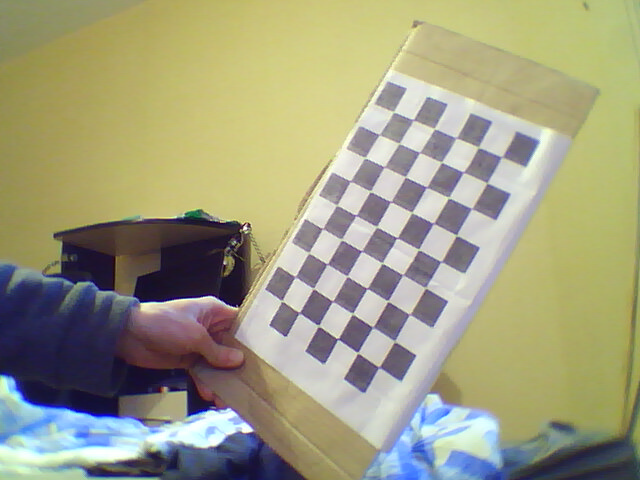
//> input picture img/1.jpg, 640 x 480 px, given in place of the camera
$ ./DenseOpticalFlow   (built with g++ and OpenCV 4)
//> lines starting //> are read from the running program, lines starting //| are printed output that depends on the picture
#include <iostream>
#include <opencv2/core.hpp>
#include <opencv2/highgui.hpp>
#include <opencv2/imgproc.hpp>
#include <opencv2/videoio.hpp>
#include <opencv2/video.hpp>
using namespace cv;
using namespace std;
int main()
{
    VideoCapture capture(0);
    if (!capture.isOpened()){
        //error in opening the video input
        cerr << "Unable to open file!" << endl;
        return 0;
    }
    Mat frame1, prvs;
    capture >> frame1;
//> frame1 is the input picture: 480 rows x 640 cols, CV_8UC3; mean B, G, R 128.4, 157.3, 159.1
    cvtColor(frame1, prvs, COLOR_BGR2GRAY);
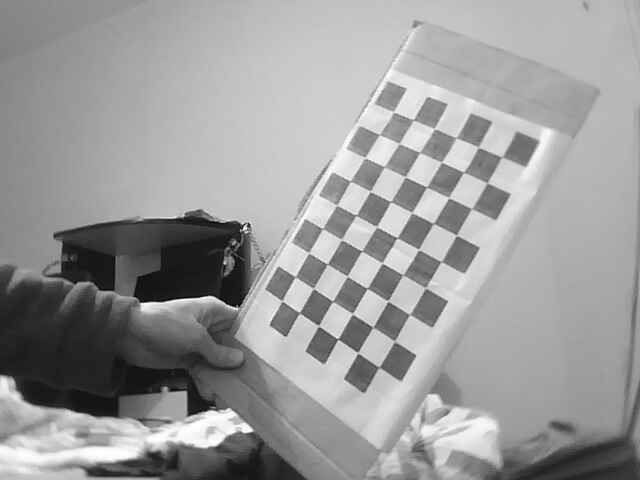
//> prvs: 480 rows x 640 cols, CV_8UC1; min 3, max 255, mean 154.6
    while(true){
        Mat frame2, next;
        capture >> frame2;
        if (frame2.empty())
            break;
        cvtColor(frame2, next, COLOR_BGR2GRAY);
        Mat flow(prvs.size(), CV_32FC2);
        calcOpticalFlowFarneback(prvs, next, flow, 0.5, 3, 15, 3, 5, 1.2, 0);
        // visualization
        Mat flow_parts[2];
        split(flow, flow_parts);
        Mat magnitude, angle, magn_norm;
        cartToPolar(flow_parts[0], flow_parts[1], magnitude, angle, true);
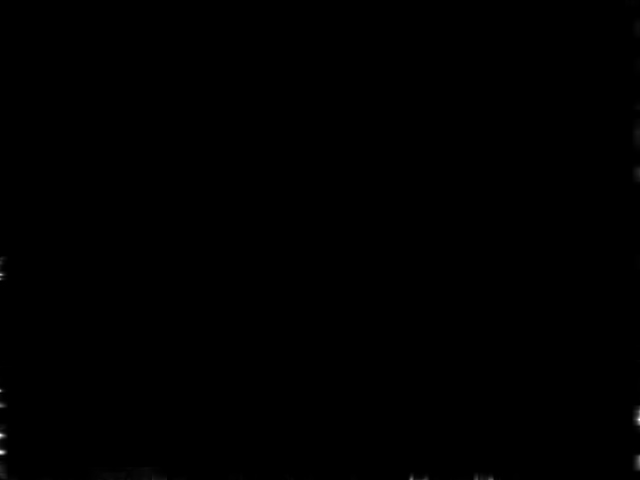
//> magnitude: 480 rows x 640 cols, CV_32FC1; min 0, max 0.265, mean 0.000184; drawn with min black and max white
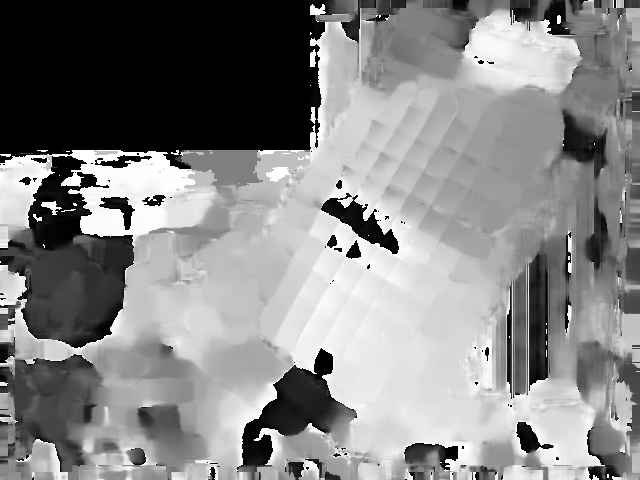
//> angle: 480 rows x 640 cols, CV_32FC1; min 0, max 360, mean 189.7; drawn with min black and max white
        normalize(magnitude, magn_norm, 0.0f, 1.0f, NORM_MINMAX);
        angle *= ((1.f / 360.f) * (180.f / 255.f));
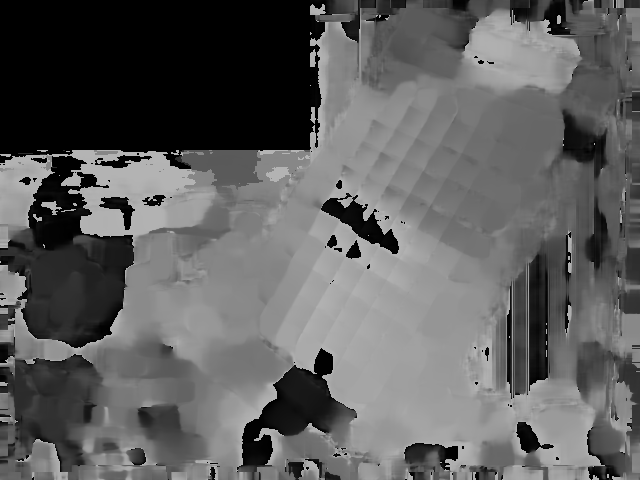
//> angle: 480 rows x 640 cols, CV_32FC1; min 0, max 0.706, mean 0.372
        //build hsv image
        Mat _hsv[3], hsv, hsv8, bgr;
        _hsv[0] = angle;
        _hsv[1] = Mat::ones(angle.size(), CV_32F);
//> _hsv[1]: 480 rows x 640 cols, CV_32FC1; every value is 1
        _hsv[2] = magn_norm;
        merge(_hsv, 3, hsv);
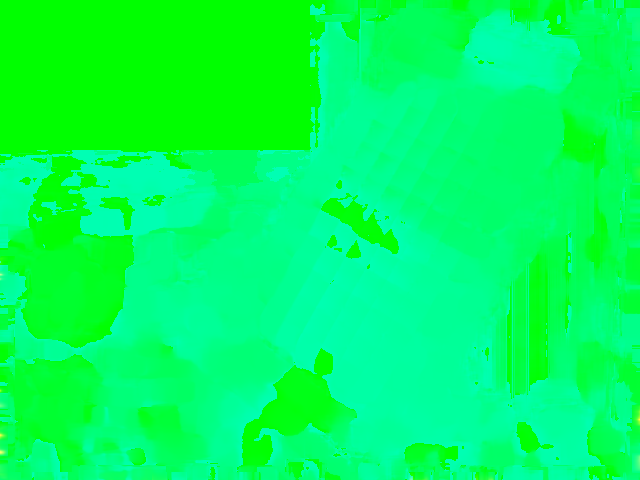
//> hsv: 480 rows x 640 cols, CV_32FC3; mean B, G, R 0.372, 1, 0.000696
        hsv.convertTo(hsv8, CV_8U, 255.0);
        cvtColor(hsv8, bgr, COLOR_HSV2BGR);
        imshow("frame2", bgr);
        int keyboard = waitKey(30);
//> the 'q' key is pressed
        if (keyboard == 'q' || keyboard == 27)
            break;
        prvs = next;
    }
}

$ run again, on img/10.jpg
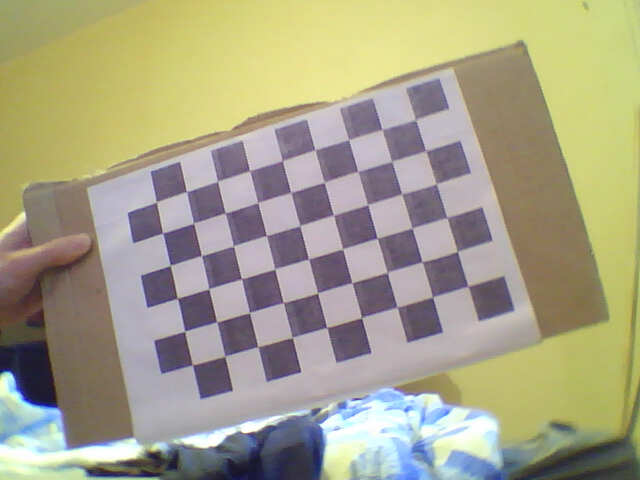
//> input picture img/10.jpg, 640 x 480 px, given in place of the camera
//> frame1 is the input picture: 480 rows x 640 cols, CV_8UC3; mean B, G, R 135.9, 161.5, 166
//> `angle *= ((1.f / 360.f) * (180.f / 255.f));`:
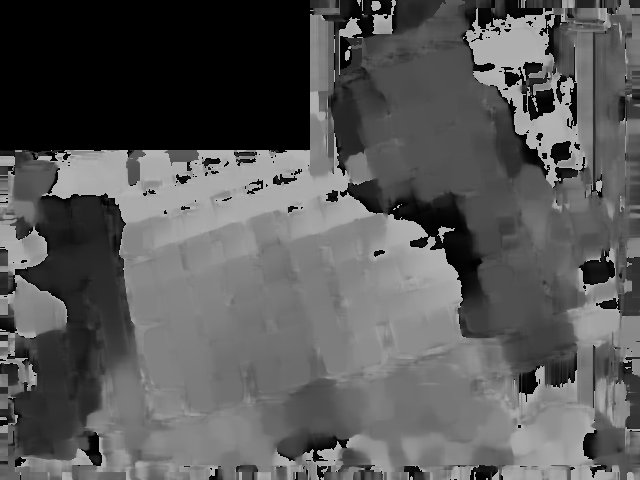
//> angle: 480 rows x 640 cols, CV_32FC1; min 0, max 0.706, mean 0.347
//> `merge(_hsv, 3, hsv);`:
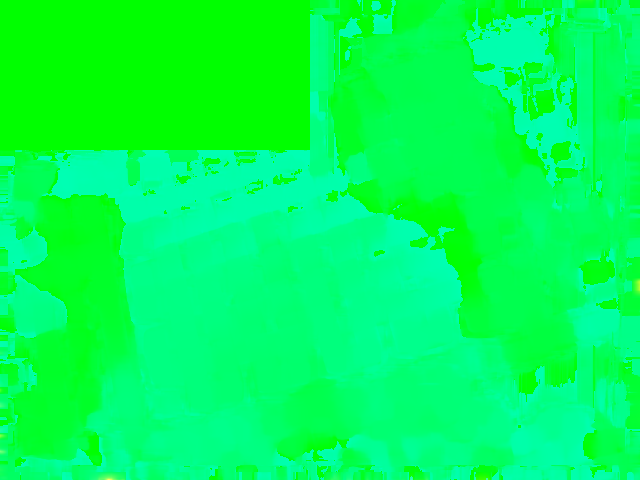
//> hsv: 480 rows x 640 cols, CV_32FC3; mean B, G, R 0.347, 1, 0.00058

$ run again, on img/11.jpg
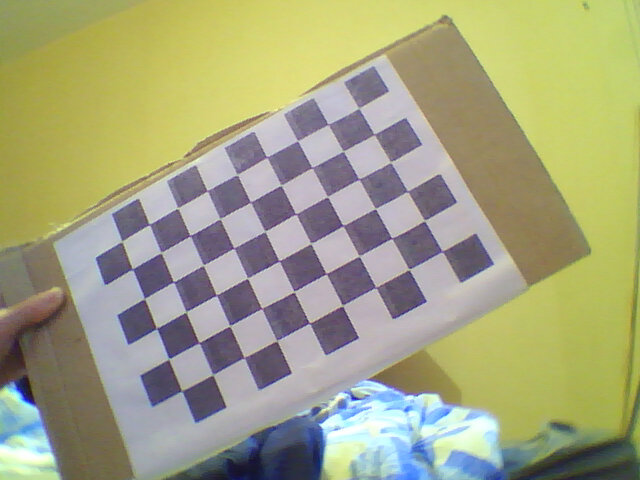
//> input picture img/11.jpg, 640 x 480 px, given in place of the camera
//> frame1 is the input picture: 480 rows x 640 cols, CV_8UC3; mean B, G, R 128.1, 163.3, 163.3
//> `angle *= ((1.f / 360.f) * (180.f / 255.f));`:
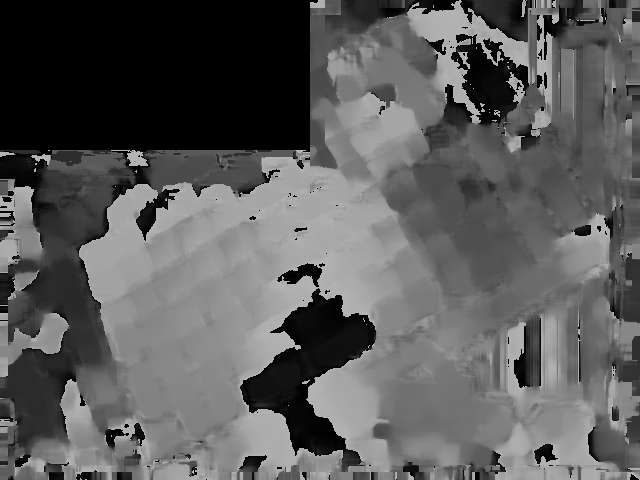
//> angle: 480 rows x 640 cols, CV_32FC1; min 0, max 0.706, mean 0.362
//> `merge(_hsv, 3, hsv);`:
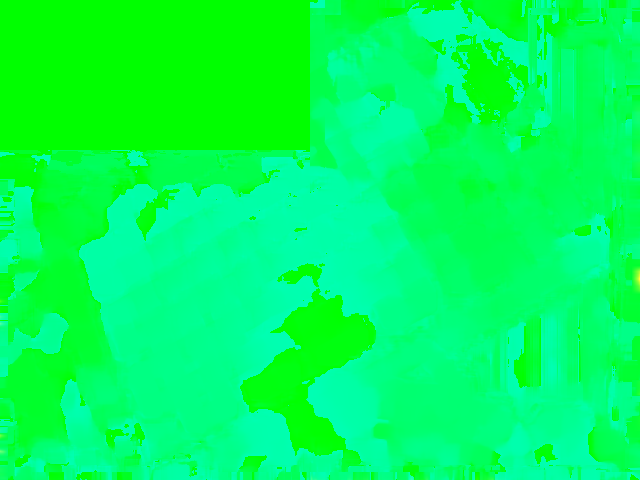
//> hsv: 480 rows x 640 cols, CV_32FC3; mean B, G, R 0.362, 1, 0.00051

$ run again, on img/12.jpg
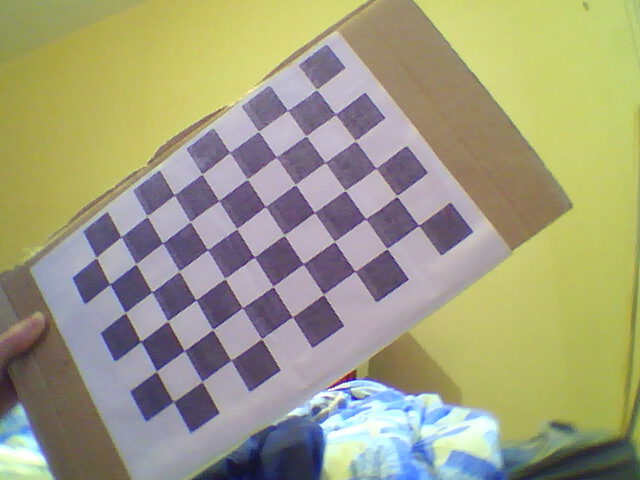
//> input picture img/12.jpg, 640 x 480 px, given in place of the camera
//> frame1 is the input picture: 480 rows x 640 cols, CV_8UC3; mean B, G, R 128.5, 158, 160.1
//> `angle *= ((1.f / 360.f) * (180.f / 255.f));`:
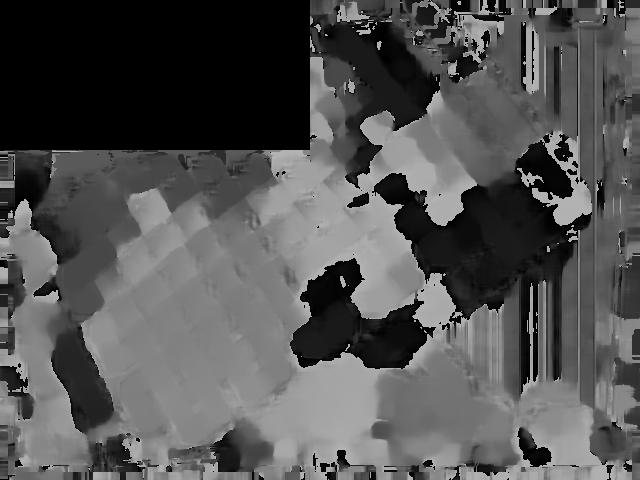
//> angle: 480 rows x 640 cols, CV_32FC1; min 0, max 0.706, mean 0.328
//> `merge(_hsv, 3, hsv);`:
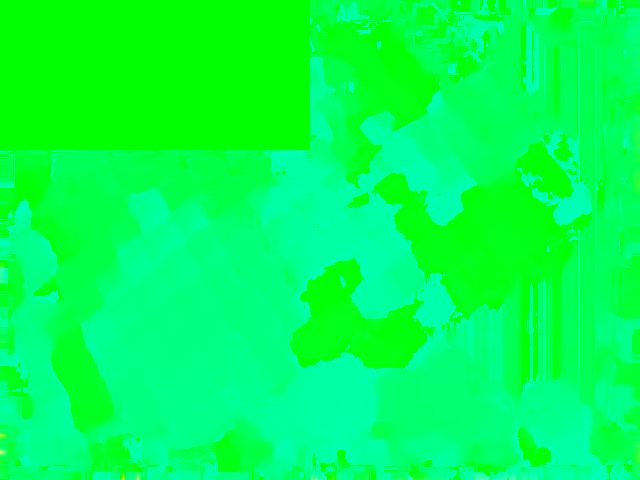
//> hsv: 480 rows x 640 cols, CV_32FC3; mean B, G, R 0.328, 1, 0.000832
